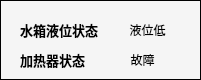
  <widget class="QFrame" name="frame_9">
   <property name="geometry">
    <rect>
     <x>1401</x>
     <y>710</y>
     <width>201</width>
     <height>80</height>
    </rect>
   </property>
   <property name="sizePolicy">
    <sizepolicy hsizetype="Fixed" vsizetype="Preferred">
     <horstretch>0</horstretch>
     <verstretch>0</verstretch>
    </sizepolicy>
   </property>
   <property name="minimumSize">
    <size>
     <width>180</width>
     <height>80</height>
    </size>
   </property>
   <property name="styleSheet">
    <string notr="true">background-color: rgb(245, 245, 245);</string>
   </property>
   <property name="frameShape">
    <enum>QFrame::Box</enum>
   </property>
   <property name="frameShadow">
    <enum>QFrame::Plain</enum>
   </property>
   <widget class="QLabel" name="label_40">
    <property name="geometry">
     <rect>
      <x>20</x>
      <y>50</y>
      <width>71</width>
      <height>20</height>
     </rect>
    </property>
    <property name="font">
     <font>
      <pointsize>10</pointsize>
      <weight>75</weight>
      <bold>true</bold>
     </font>
    </property>
    <property name="text">
     <string>加热器状态</string>
    </property>
   </widget>
   <widget class="QLabel" name="heater_state_label">
    <property name="geometry">
     <rect>
      <x>120</x>
      <y>50</y>
      <width>45</width>
      <height>20</height>
     </rect>
    </property>
    <property name="text">
     <string>故障</string>
    </property>
    <property name="alignment">
     <set>Qt::AlignCenter</set>
    </property>
   </widget>
   <widget class="QLabel" name="label_36">
    <property name="geometry">
     <rect>
      <x>20</x>
      <y>20</y>
      <width>90</width>
      <height>20</height>
     </rect>
    </property>
    <property name="font">
     <font>
      <pointsize>10</pointsize>
      <weight>75</weight>
      <bold>true</bold>
     </font>
    </property>
    <property name="text">
     <string>水箱液位状态</string>
    </property>
   </widget>
   <widget class="QLabel" name="waterLevelStateLabel">
    <property name="geometry">
     <rect>
      <x>120</x>
      <y>20</y>
      <width>55</width>
      <height>20</height>
     </rect>
    </property>
    <property name="text">
     <string>液位低</string>
    </property>
    <property name="alignment">
     <set>Qt::AlignCenter</set>
    </property>
   </widget>
  </widget>
